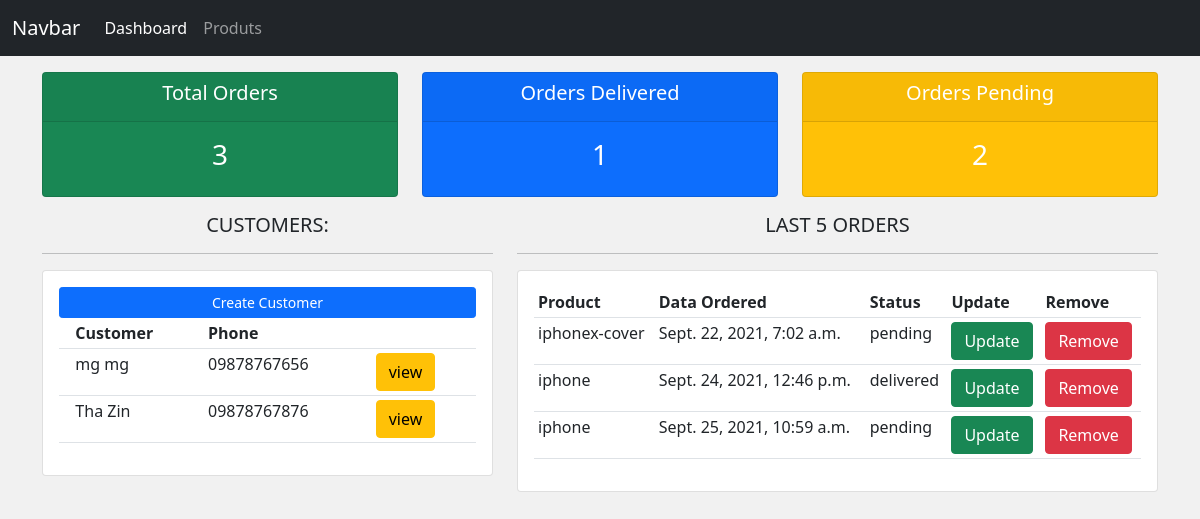
Before: / with the older database file.
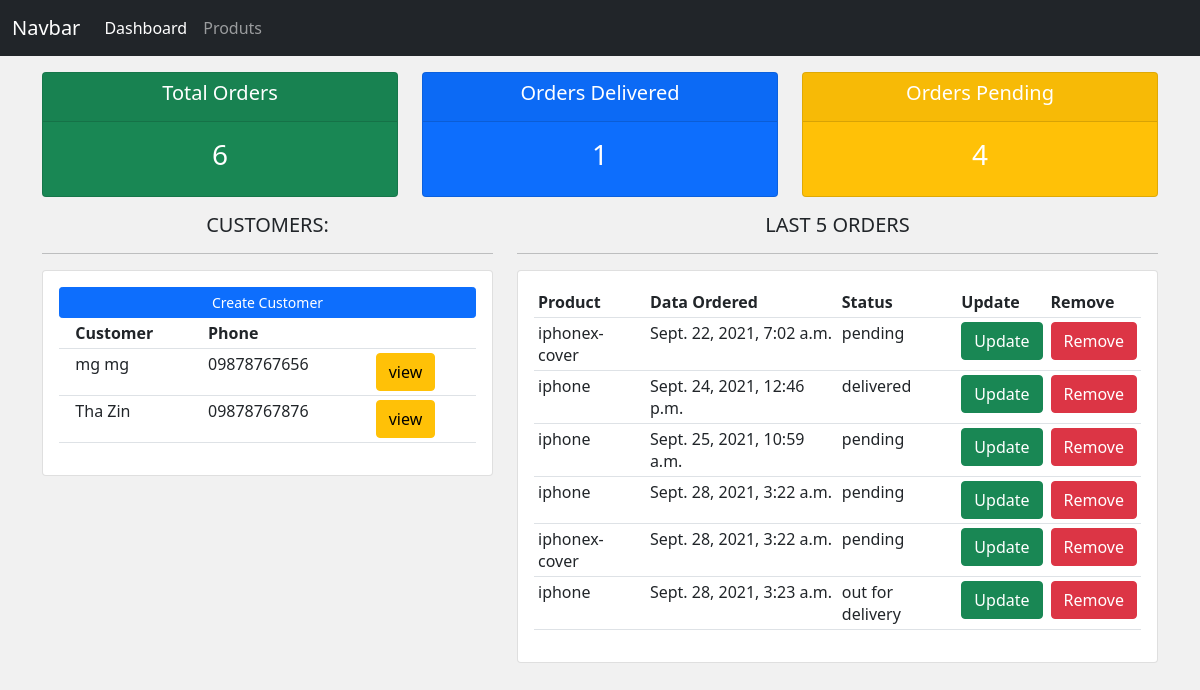
After: the same page with the newer database file.
### accounts/models.py (models this page shows, shortened)
class Customer(models.Model):
    name=models.CharField(max_length=200,null=True)
    email=models.CharField(max_length=200,null=True)
    phone=models.CharField(max_length=200,null=True)
    created_at=models.DateTimeField(auto_now_add=True)

class Order(models.Model):
    status=(
        ('pending','Pending'),
        ('out for delivery','Out For Delivery'),
        ('delivered','Delivered')
    )
    customer=models.ForeignKey(Customer,null=True,on_delete=models.SET_NULL)
    product=models.ForeignKey(Product,null=True,on_delete=models.SET_NULL)
    created_at=models.DateTimeField(auto_now_add=True)
    status=models.CharField(max_length=200,null=True,choices=status)

class Product(models.Model):
    category=(
        ('indoor','In Door'),
        ('outdoor','Out Door')
    )
    name=models.CharField(max_length=200,null=True)
    price=models.FloatField(null=True)
    category=models.CharField(max_length=200,null=True,choices=category)
    description=models.CharField(max_length=200,null=True,blank=True)
    created_at=models.DateTimeField(auto_now_add=True)
    tags=models.ManyToManyField(Tag)

### accounts/views.py (the view)
# urls.py: path('', views.dashboard,name='dashboard'),
def dashboard(request):
    customers=Customer.objects.all()
    orders=Order.objects.all()
    total=orders.count()
    delivered=Order.objects.filter(status='delivered').count()
    pending=Order.objects.filter(status='pending').count()
    return render(request,'accounts/dashboard.html',{
        'customers':customers,
        'orders':orders,
        'total':total,
        'delivered':delivered,
        'pending':pending
    })

### accounts/templates/accounts/dashboard.html
{% extends 'accounts/master.html' %}
{% block content %}
<div class="row">
    <div class="col">
        <div class="col-md">
            <div class="card text-center text-white mb-3 bg-success">
                <div class="card-header">
                    <h5 class="card-title">Total Orders</h5>
                </div>
                <div class="card-body">
                    <h3 class="card-title">{{total}}</h3>
                </div>
            </div>
        </div>
    </div>
    <div class="col">
        <div class="col-md">
            <div class="card text-center text-white mb-3 bg-primary">
                <div class="card-header">
                    <h5 class="card-title">Orders Delivered</h5>
                </div>
                <div class="card-body">
                    <h3 class="card-title">{{delivered}}</h3>
                </div>
            </div>
        </div>
    </div>
    <div class="col">
        <div class="col-md">
            <div class="card text-center text-white mb-3 bg-warning">
                <div class="card-header">
                    <h5 class="card-title">Orders Pending</h5>
                </div>
                <div class="card-body">
                    <h3 class="card-title">{{pending}}</h3>
                </div>
            </div>
        </div>
    </div>
</div>
<div class="row">
    <div class="col-md-5">
        <h5 class="text-center">CUSTOMERS: </h5>
        <hr>
        <div class="card card-body">
            <a class="btn btn-primary btn-sm btn-block" href="{% url 'order.create' %}">
            Create Customer</a>
            <table class="table table-sm">
                <tr>
                    <th></th>
                    <th>Customer</th>
                    <th>Phone</th>
                    <th></th>
                </tr>
                {% for customer in customers %}
                    <tr>
                        <td></td>
                        <td>{{customer.name}}</td>
                        <td>{{customer.phone}}</td>
                        <td><a href="{% url 'customers.show' customer.id %}" class="btn btn-warning">view</a></td>
                    </tr>
                {% endfor %}
            </table>
        </div>
    </div>
    <div class="col-md-7">
        <h5 class="text-center">LAST 5 ORDERS</h5>
        <hr>
        <div class="card card-body">
            <table class="table table-sm">
                <tr>
                    <th>Product</th>
                    <th>Data Ordered</th>
                    <th>Status</th>
                    <th>Update</th>
                    <th>Remove</th>
                </tr>
               {% for order in orders %}
                <tr>
                    <td>{{order.product.name}}</td>
                    <td>{{order.created_at}}</td>
                    <td>{{order.status}}</td>
                    <td><a href="" class="btn btn-success">Update</a></td>
                    <td><a href="" class="btn btn-danger">Remove</a></td>
                </tr>
               {% endfor %}
            </table>
        </div>
    </div>
</div>
{% endblock content %}

### accounts/templates/accounts/master.html (shortened to what this page needs)
{% load static %}
<html lang="en">
<head>
    <link href="https://cdn.jsdelivr.net/npm/bootstrap@5.1.0/dist/css/bootstrap.min.css" rel="stylesheet">
<link rel="stylesheet" href="{% static 'accounts/css/style.css' %}">
</head>
<body>
    {% include 'accounts/components/navbar.html' %}
   <div class="container mt-3"> {% block content %}{% endblock content %} </div>
</body>
</html>

### accounts/templates/accounts/components/navbar.html (shortened to what this page needs)
<nav class="navbar navbar-expand-lg navbar-dark bg-dark">
        <div class="container-fluid">
            <a class="navbar-brand" href="#">Navbar</a>
            <div class="collapse navbar-collapse" id="navbarNav">
            <ul class="navbar-nav">
                <li class="nav-item">
                <a class="nav-link active" aria-current="page" href="{% url 'dashboard' %}">Dashboard
                </a>
                </li>
                <li class="nav-item">
                <a class="nav-link" href="{% url 'products' %}">Produts</a>
                </li>
            </ul>
            </div>
        </div>
    </nav>

### accounts/static/accounts/css/style.css (style rules this page uses)
body { background-color: #f1f1f1; }

Changed rows visible on the page:
added Order: product.name "iphone", created_at "Sept. 28, 2021, 3:22 a.m.", status "pending"
added Order: product.name "iphonex-cover", created_at "Sept. 28, 2021, 3:22 a.m.", status "pending"
added Order: product.name "iphone", created_at "Sept. 28, 2021, 3:23 a.m.", status "out for delivery"
Other visible differences:
{{ total }}: "3" → "6"
{{ pending }}: "2" → "4"
